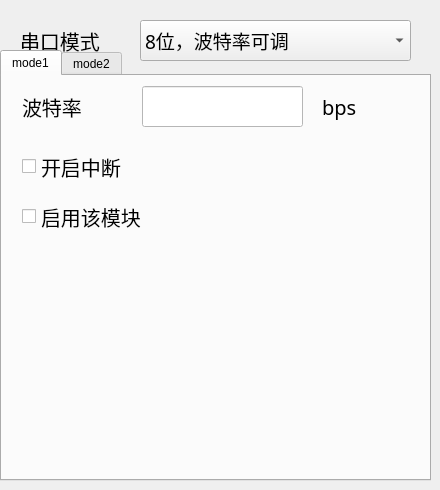
      <widget class="QWidget" name="tab_5">
       <attribute name="title">
        <string>UART</string>
       </attribute>
       <widget class="QComboBox" name="comboBox_2">
        <property name="geometry">
         <rect>
          <x>140</x>
          <y>20</y>
          <width>271</width>
          <height>41</height>
         </rect>
        </property>
        <property name="font">
         <font>
          <family>Arial Unicode MS</family>
          <pointsize>14</pointsize>
         </font>
        </property>
        <item>
         <property name="text">
          <string>8位，波特率可调</string>
         </property>
        </item>
       </widget>
       <widget class="QLabel" name="label_15">
        <property name="geometry">
         <rect>
          <x>20</x>
          <y>20</y>
          <width>101</width>
          <height>41</height>
         </rect>
        </property>
        <property name="font">
         <font>
          <family>Arial Unicode MS</family>
          <pointsize>15</pointsize>
         </font>
        </property>
        <property name="text">
         <string>串口模式</string>
        </property>
       </widget>
       <widget class="QTabWidget" name="tab_t0_2">
        <property name="geometry">
         <rect>
          <x>0</x>
          <y>50</y>
          <width>431</width>
          <height>431</height>
         </rect>
        </property>
        <property name="currentIndex">
         <number>0</number>
        </property>
        <widget class="QWidget" name="tab_14">
         <attribute name="title">
          <string>mode1</string>
         </attribute>
         <widget class="QLabel" name="label_17">
          <property name="geometry">
           <rect>
            <x>20</x>
            <y>10</y>
            <width>141</width>
            <height>41</height>
           </rect>
          </property>
          <property name="font">
           <font>
            <family>Arial Unicode MS</family>
            <pointsize>15</pointsize>
           </font>
          </property>
          <property name="text">
           <string>波特率</string>
          </property>
         </widget>
         <widget class="QLineEdit" name="lineEdit_baud">
          <property name="geometry">
           <rect>
            <x>140</x>
            <y>10</y>
            <width>161</width>
            <height>41</height>
           </rect>
          </property>
          <property name="font">
           <font>
            <pointsize>13</pointsize>
           </font>
          </property>
          <property name="styleSheet">
           <string notr="true">background-color:white;</string>
          </property>
         </widget>
         <widget class="QCheckBox" name="checkBox_uart_it">
          <property name="geometry">
           <rect>
            <x>20</x>
            <y>70</y>
            <width>131</width>
            <height>41</height>
           </rect>
          </property>
          <property name="font">
           <font>
            <family>Arial Unicode MS</family>
            <pointsize>15</pointsize>
           </font>
          </property>
          <property name="text">
           <string>开启中断</string>
          </property>
         </widget>
         <widget class="QCheckBox" name="checkBox_uart_en">
          <property name="geometry">
           <rect>
            <x>20</x>
            <y>120</y>
            <width>171</width>
            <height>41</height>
           </rect>
          </property>
          <property name="font">
           <font>
            <family>Arial Unicode MS</family>
            <pointsize>15</pointsize>
           </font>
          </property>
          <property name="text">
           <string>启用该模块</string>
          </property>
         </widget>
         <widget class="QLabel" name="label_19">
          <property name="geometry">
           <rect>
            <x>320</x>
            <y>10</y>
            <width>141</width>
            <height>41</height>
           </rect>
          </property>
          <property name="font">
           <font>
            <family>Arial Unicode MS</family>
            <pointsize>15</pointsize>
           </font>
          </property>
          <property name="text">
           <string>bps</string>
          </property>
         </widget>
        </widget>
        <widget class="QWidget" name="tab_15">
         <attribute name="title">
          <string>mode2</string>
         </attribute>
        </widget>
       </widget>
      </widget>
